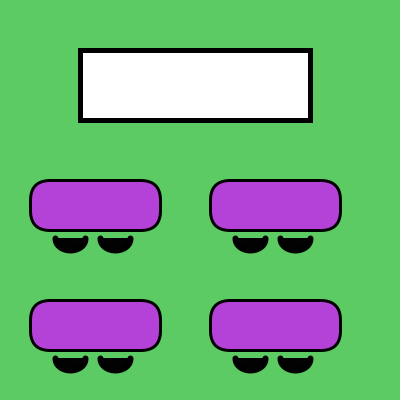
Frame 1 (no input)
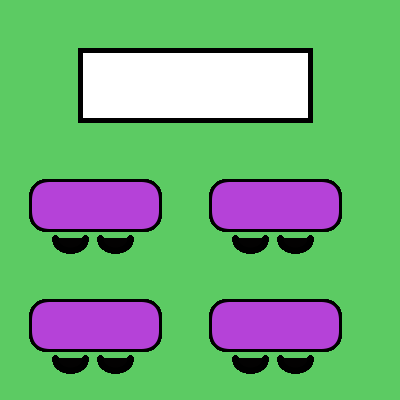
Frame 60 (the mouse pressed at the canvas centre just before this capture)
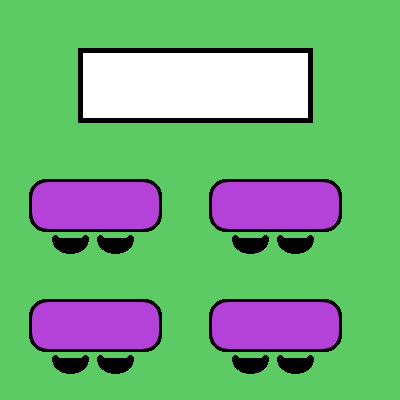
Frame 120 (the mouse held since frame 60 and released just before this capture)

The Processing sketch that drew these frames (run headless with seeded random() and noise(); from frame 60 on, the mouse is pressed at the canvas centre):

// Processing sketch: processing_133486
// ── processing_133486.pde

void setup() {
  size(400,400);  //Set the size at 400x400 pixels, the limit for the static
  smooth(); //Enablle anti-aliasing
  background(#5CCB63); //Makes a green-ish color background
}

void keyPressed(){
  background(random(256),random(256),random(256));
  //changes background through a keyboard press
}

void mousePressed(){
  background(random(256),random(256),random(256),random(256));
  //changes background through a left mouse click
}

void draw() {
 fill(#B542D8); //Makes a light purple-ish fill
 strokeWeight(3); //Outlines the following desks
 rect(30,180,130,50,20);
 rect(30,300,130,50,20);
 rect(210,180,130,50,20);
 rect(210,300,130,50,20); //Creates the 4 desks
 strokeWeight(6); //Increases the outline to something more pronounced
 fill(#030202); //
 arc(70,238,30,25,0,PI);
 arc(115,238,30,25,0,PI);
 arc(250,238,30,25,0,PI);
 arc(295,238,30,25,0,PI); //Chairs of the first row
 
 arc(70,358,30,25,0,PI);
 arc(115,358,30,25,0,PI);
 arc(250,358,30,25,0,PI);
 arc(295,358,30,25,0,PI); //Chairs of the second row
 
 fill(255);
 strokeWeight(5);
 rect(80,50,230,70); //Creates a smartboard
 
  if (mousePressed && (mouseButton == RIGHT)) {
    
  }
}
